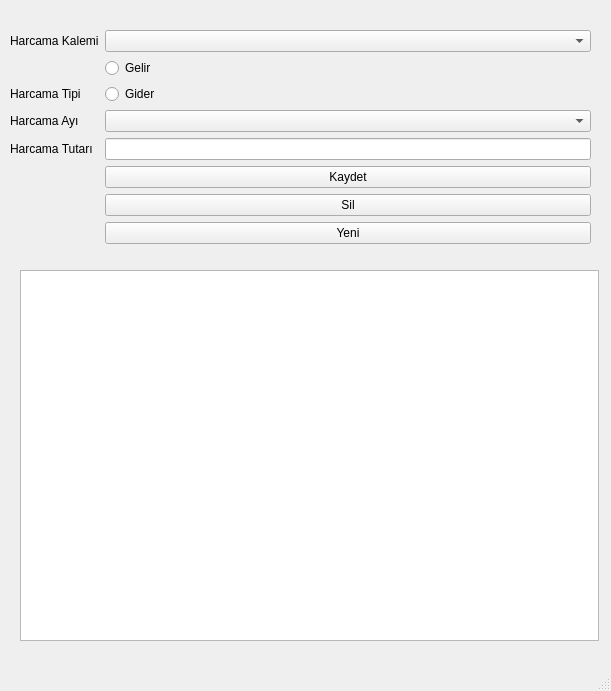
<?xml version="1.0" encoding="UTF-8"?>
<ui version="4.0">
 <class>MainWindow</class>
 <widget class="QMainWindow" name="MainWindow">
  <property name="geometry">
   <rect>
    <x>0</x>
    <y>0</y>
    <width>611</width>
    <height>691</height>
   </rect>
  </property>
  <property name="windowTitle">
   <string>MainWindow</string>
  </property>
  <widget class="QWidget" name="centralwidget">
   <widget class="QWidget" name="formLayoutWidget">
    <property name="geometry">
     <rect>
      <x>10</x>
      <y>10</y>
      <width>581</width>
      <height>264</height>
     </rect>
    </property>
    <layout class="QFormLayout" name="formLayout">
     <item row="1" column="0">
      <widget class="QLabel" name="label">
       <property name="text">
        <string>Harcama Kalemi</string>
       </property>
      </widget>
     </item>
     <item row="1" column="1">
      <widget class="QComboBox" name="cmbKalem"/>
     </item>
     <item row="2" column="1">
      <widget class="QRadioButton" name="rdbGelir">
       <property name="text">
        <string>Gelir</string>
       </property>
      </widget>
     </item>
     <item row="3" column="0">
      <widget class="QLabel" name="label_2">
       <property name="text">
        <string>Harcama Tipi</string>
       </property>
      </widget>
     </item>
     <item row="3" column="1">
      <widget class="QRadioButton" name="rdbGider">
       <property name="text">
        <string>Gider</string>
       </property>
       <property name="autoExclusive">
        <bool>true</bool>
       </property>
      </widget>
     </item>
     <item row="4" column="0">
      <widget class="QLabel" name="label_3">
       <property name="text">
        <string>Harcama Ayı</string>
       </property>
      </widget>
     </item>
     <item row="4" column="1">
      <widget class="QComboBox" name="cmbAY"/>
     </item>
     <item row="5" column="0">
      <widget class="QLabel" name="label_4">
       <property name="text">
        <string>Harcama Tutarı</string>
       </property>
      </widget>
     </item>
     <item row="5" column="1">
      <widget class="QLineEdit" name="txtTutar"/>
     </item>
     <item row="6" column="1">
      <widget class="QPushButton" name="btKaydet">
       <property name="text">
        <string>Kaydet</string>
       </property>
      </widget>
     </item>
     <item row="7" column="1">
      <widget class="QPushButton" name="btSil">
       <property name="text">
        <string>Sil</string>
       </property>
      </widget>
     </item>
     <item row="8" column="1">
      <widget class="QPushButton" name="btYeni">
       <property name="text">
        <string>Yeni</string>
       </property>
      </widget>
     </item>
     <item row="0" column="0">
      <widget class="QLabel" name="lblID">
       <property name="text">
        <string/>
       </property>
      </widget>
     </item>
    </layout>
   </widget>
   <widget class="QTableWidget" name="tblHarcama">
    <property name="geometry">
     <rect>
      <x>20</x>
      <y>270</y>
      <width>579</width>
      <height>371</height>
     </rect>
    </property>
   </widget>
  </widget>
  <widget class="QMenuBar" name="menubar">
   <property name="geometry">
    <rect>
     <x>0</x>
     <y>0</y>
     <width>611</width>
     <height>26</height>
    </rect>
   </property>
  </widget>
  <widget class="QStatusBar" name="statusbar"/>
 </widget>
 <resources/>
 <connections/>
</ui>
